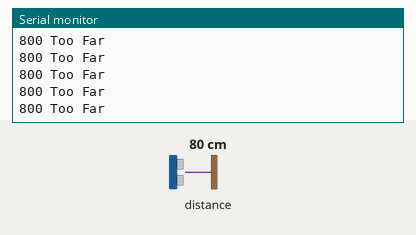
Simulated run of this sketch. Board: Arduino Uno, built with avr-gcc and run on an emulated ATmega328P. Shown: the last lines printed to the serial monitor. The test bench sets the inputs (shaded band); at power-on: distance to the obstacle 80 cm.

Above: at 1.2 s.
1.3 s: distance to the obstacle set to 2 cm
At 1.36 s:
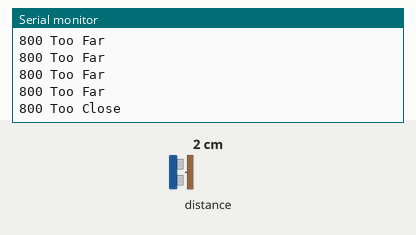
2.8 s: distance to the obstacle set to 9 cm
At 2.89 s:
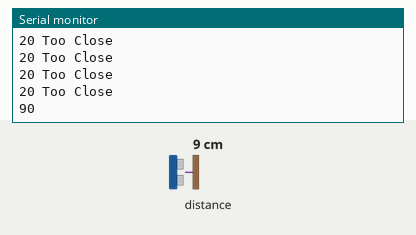

The sketch:

tmp.Ir_Demo2.ino
```cpp
#include<Wire.h>
#include<VL53L0X.h>
VL53L0X sensor;

void setup() {
  // put your setup code here, to run once:
  Serial.begin(230400);
  Wire.begin();
  sensor.init();
  sensor.startContinuous();
  Serial.println("***START TEST****");
}

const int maxDistance = 300; //farthest the servo can get
const int minDistance = 50; //closest the servo can get

void loop() {
  // put your main code here, to run repeatedly:
  Serial.print(String(sensor.readRangeContinuousMillimeters()));
  int range = sensor.readRangeContinuousMillimeters();
  if(range < minDistance){
    Serial.println(" Too Close");
  }else if (range > maxDistance){
    Serial.println(" Too Far");
  }else{
    Serial.println("");
  }
}
```

Measured:
- after the input at 2.8 s, the serial monitor: prints a new line at once (image 2)
